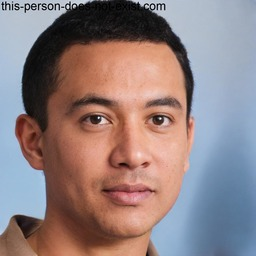
#> input picture NeuralSR_App/NetworksProject/demo/manHR.jpg, 256 x 256 px
$ python ssimTest.py
#> lines starting #> are read from the running program, lines starting #| are printed output that depends on the picture; after the words box and inside, x2 and y2 are one past the last pixel; in counts of white or black regions, pixels touching at a corner belong together; long printed decimals are rounded
from skimage.metrics import structural_similarity
import cv2
import numpy as np

before = cv2.imread('demo/manHR.jpg')
#> before is the input picture: shape (256, 256, 3); mean B, G, R 128.6, 127.7, 144.8
after = cv2.imread('resources/Super Image EDSR.jpg')
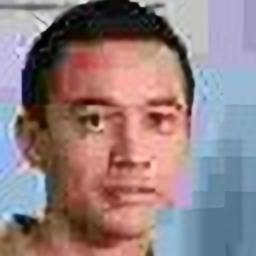
#> input picture NeuralSR_App/NetworksProject/resources/Super Image EDSR.jpg, 256 x 256 px
#> after is the input picture: shape (256, 256, 3); mean B, G, R 129.8, 126.8, 146.1

# Convert images to grayscale
before_gray = cv2.cvtColor(before, cv2.COLOR_BGR2GRAY)
after_gray = cv2.cvtColor(after, cv2.COLOR_BGR2GRAY)

# Compute SSIM between two images
(score, diff) = structural_similarity(before_gray, after_gray, full=True)
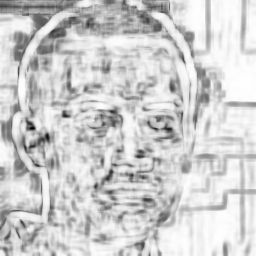
#> diff: shape (256, 256) float64; min -0.476, max 0.999, mean 0.714; drawn with min black and max white
#> score = 0.712
print("Image similarity", score)
#| Image similarity 0.712

# The diff image contains the actual image differences between the two images
# and is represented as a floating point data type in the range [0,1]
# so we must convert the array to 8-bit unsigned integers in the range
# [0,255] before we can use it with OpenCV
diff = (diff * 255).astype("uint8")

# Threshold the difference image, followed by finding contours to
# obtain the regions of the two input images that differ
thresh = cv2.threshold(
    diff, 0, 255, cv2.THRESH_BINARY_INV | cv2.THRESH_OTSU)[1]
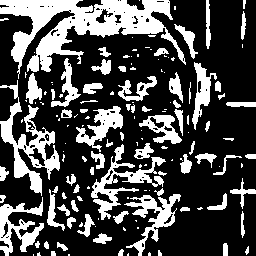
#> thresh: shape (256, 256); 29.5% white; 149 white regions (77 under 20 px)
contours = cv2.findContours(
    thresh.copy(), cv2.RETR_EXTERNAL, cv2.CHAIN_APPROX_SIMPLE)
#> contours = 148 contours, 94 with area under 20; largest, box (x1, y1, x2, y2) and area: (0, 0, 186, 79) 5428, (0, 80, 60, 196) 1926, (91, 144, 166, 220) 1123, (0, 197, 44, 256) 952, (124, 194, 181, 256) 928
contours = contours[0] if len(contours) == 2 else contours[1]

mask = np.zeros(before.shape, dtype='uint8')
filled_after = after.copy()

for c in contours:
    area = cv2.contourArea(c)
    if area > 40:
        x, y, w, h = cv2.boundingRect(c)
        cv2.rectangle(before, (x, y), (x + w, y + h), (36, 255, 12), 2)
        cv2.rectangle(after, (x, y), (x + w, y + h), (36, 255, 12), 2)
        cv2.drawContours(mask, [c], 0, (0, 255, 0), -1)
        cv2.drawContours(filled_after, [c], 0, (0, 255, 0), -1)
#> this loop made 148 passes
#> (area, x, y, w, h) on passes 10, 14, 21, 22, 23, 24, 27, 30, 33, 34, 38, 43: (46, 223, 243, 5, 13), (93.5, 93, 233, 19, 11), (46, 67, 217, 9, 12), (119.5, 77, 214, 18, 23), (43, 241, 211, 4, 27), (72, 113, 211, 16, 13), (44.5, 57, 204, 13, 12), (951.5, 0, 197, 44, 59), (928, 124, 194, 57, 62), (95.5, 207, 193, 20, 17), (182, 47, 189, 18, 42), (127, 230, 178, 26, 31)
#> area on passes 8, 11, 12, 26, 28, 32: 20.5, 35.5, 21, 24.5, 37, 20.5
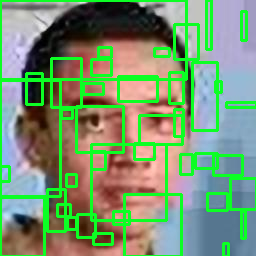
#> after: shape (256, 256, 3); 17.74% of pixels changed, all inside (x1, y1, x2, y2) = (0, 0, 256, 256)
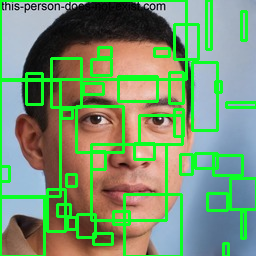
#> before: shape (256, 256, 3); 17.74% of pixels changed, all inside (x1, y1, x2, y2) = (0, 0, 256, 256)
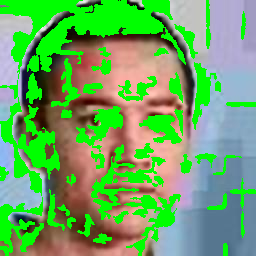
#> filled_after: shape (256, 256, 3); mean B, G, R 97.8, 167.6, 107.9
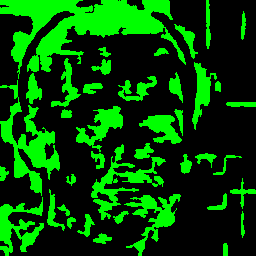
#> mask: shape (256, 256, 3); mean B, G, R 0, 73, 0

# [6 lines of commented-out code are left out]
